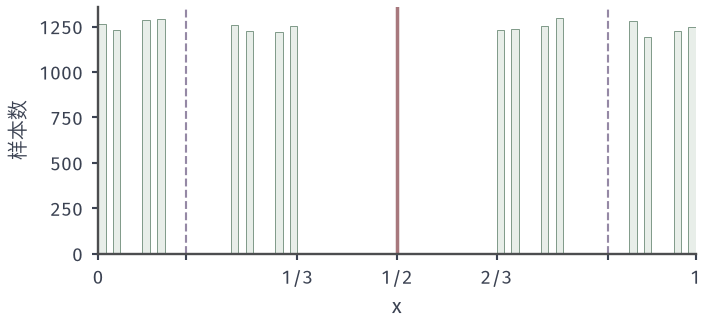

This figure's Python source:
from pathlib import Path
import sys
ROOT = next(p for p in Path(__file__).resolve().parents if (p/"build.sh").is_file() and (p/"tex/book.tex").is_file())
sys.path.insert(0, str(ROOT/"figures/07-probability/02-measure-theoretic-probability/matplotlib/pspace-common"))
from pspace_common import *
# Target: Cantor variable X = sum_k 2 D_k / 3^k with independent fair digits D_k (30 digits kept).
# Exact: E[X] = 1/2, Var(X) = 1/8, sd = 0.3536. Simulation: 20000 samples, seed 2026, 81 bins on [0,1].
rng = np.random.default_rng(2026)
D = rng.integers(0, 2, size=(20000, 30))
X = (2*D/3.0**np.arange(1, 31)).sum(axis=1)
fig, ax = figure(width_mm=100, height_mm=46)
style(ax)
ax.hist(X, bins=81, range=(0, 1), color=GREEN_FILL, edgecolor=GREEN, lw=.4)
ax.axvline(0.5, color=RED, lw=1.4)
sd = np.sqrt(1/8)
for v in (0.5-sd, 0.5+sd):
    ax.axvline(v, color=PURPLE, lw=.85, ls='--')
ax.set_xlim(0, 1); ax.set_xticks([0, 1/3, 0.5-sd, 0.5, 0.5+sd, 2/3, 1])
ax.set_xticklabels(['0', '1/3', '', '1/2', '', '2/3', '1'])
ax.set_ylabel('样本数'); ax.set_xlabel('$x$')
save(fig, HERE(__file__), 'figure', {'seed': 2026, 'n': 20000, 'sample mean': float(X.mean()), 'sample var': float(X.var()), 'exact': [0.5, 0.125]})
